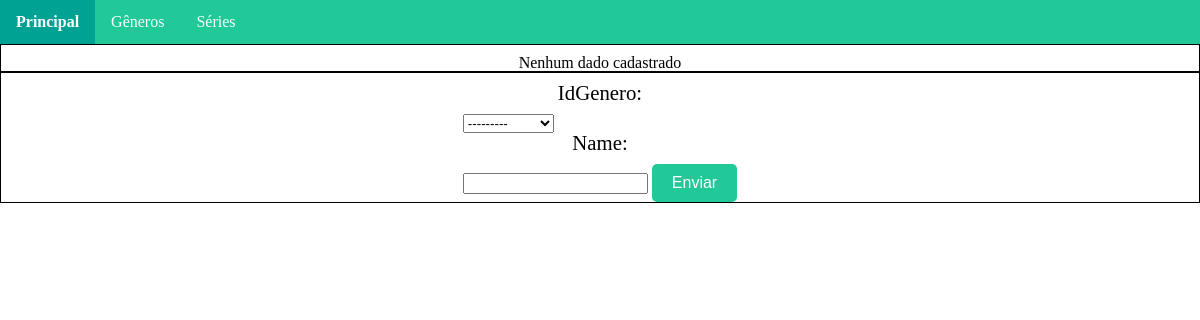
The page /serie/ on the database as committed earlier.
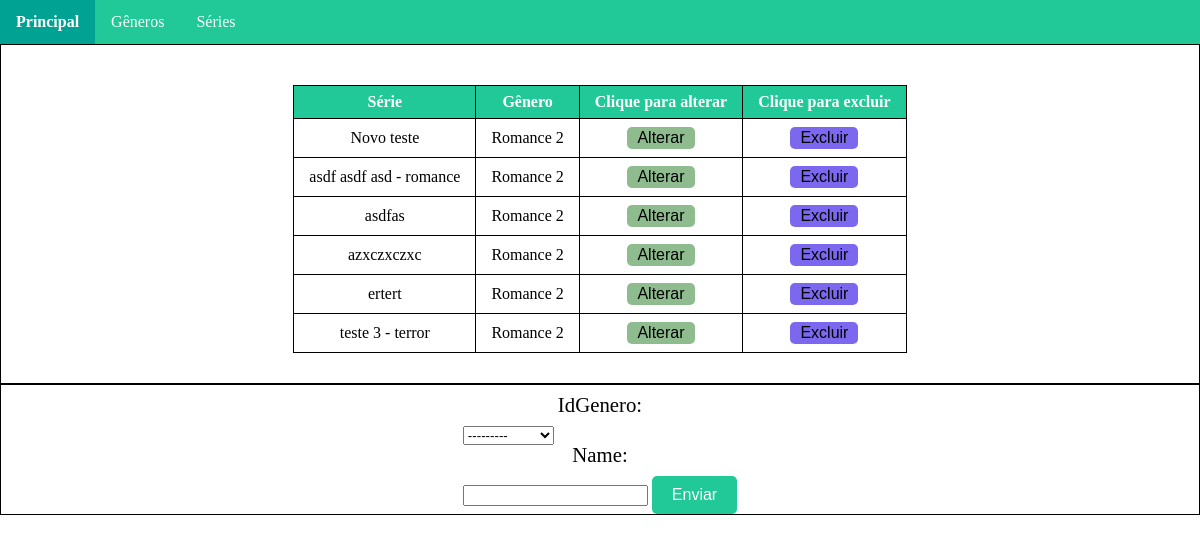
The same page on the database as committed later.
### serie/models.py (models this page shows, shortened)
class Serie(models.Model):
    idGenero = models.ForeignKey("genero.Genero", on_delete=models.PROTECT)
    name = models.CharField(max_length=100)

### genero/models.py (models this page shows)
class Genero(models.Model):
    descricao = models.CharField(max_length=100)
    def __str__(self):
        return self.descricao

### serie/views.py (the view, shortened to what this page needs)
# urls.py: path('',views.cadastro,name='cadastro'),
def cadastro(request):
    print("insert")
    print(request.method);
    form = forms.SerieForm()
    serie_list = models.Serie.objects.order_by('name')
    data_dict = {"serie_records": serie_list, 'form': form}
    return render(request, 'serie/serie.html', data_dict)

### serie/forms.py
class SerieForm(forms.ModelForm):
    class Meta:
        model = Serie
        fields = '__all__'

### templates/serie/serie.html (shortened to what this page needs)
<!DOCTYPE html>
{% load static %}
<html>
<head>
    <link href="{% static 'css/reset.css' %}" rel="stylesheet" type="text/css">
    <link href="{% static 'css/menu.css' %}" rel="stylesheet" type="text/css">
    <link href="{% static 'css/genero.css' %}" rel="stylesheet" type="text/css">
</head>
<body>
{% include "../menu.html" %}
<main>
    <div class="conteiner-center">
        <span>
            {% if serie_records %}
        <table>
            <thead>
            <tr>
                <th>Série</th>
                <th>Gênero</th>
                <th>Clique para alterar</th>
                <th>Clique para excluir</th>
            </tr>
            </thead>
            <tbody>
            {% for serie in serie_records %}
            <tr>
                <td>{{serie.name}}</td>
                <td>{{serie.idGenero}}</td>
                <td><button class="list-button editar-button" onclick="updateItem({{serie.id}})">Alterar</button></td>
                <td><button class="list-button apagar-button" onclick="deleteItem({{serie.id}})">Excluir</button></td>
            </tr>
           {% endfor %}
            </tbody>
        </table>
            {% else %}
               <p>Nenhum dado cadastrado</p>
            {% endif %}
        </span>
    </div>
    <div class="conteiner-center">
        <form onsubmit="/serie" id="form-serie" method="post">
            {{form}}
            <input type="submit" id="submit-button" value="Enviar" class="enviar-button">
        </form>
    </div>
</main>
</body>
</html>

### templates/menu.html
<!DOCTYPE html>
        <header>
            <nav>
                <ul>
                    <li><a href= "/principal">Principal</a> </li>
                    <li><a href= "/genero">Gêneros</a> </li>
                    <li><a href= "/serie">Séries</a></li>
                </ul>
            </nav>
        </header>
</html>

### static/css/menu.css (style rules this page uses)
ul { list-style-type: none; margin: 0; padding: 0; overflow: hidden; background-color: #20c997; }
li { float: left; }
li a { display: block; color: white; text-align: center; padding: 14px 16px; text-decoration: none; }

### static/css/genero.css (style rules this page uses)
table { margin: 30px auto; text-align: center; }
thead { background: #20c997; color: white; font-weight: bold; }
td, th { border: 1px solid; border-color: black; padding: 8px 15px; }
form label { display: block; text-align: center; font-size: 1.3em; padding-bottom: 0.5em; }
.enviar-button { background: #20c997; color: white; border: none; border-radius: 5px; padding: 10px 20px; font-size: 1em; }
.list-button { border: none; border-radius: 5px; padding: 2px 10px; font-size: 1em; }
.apagar-button { background: mediumslateblue; }
.editar-button { background: darkseagreen; }
.conteiner-center { display: flex; justify-content: center; align-items: stretch; padding-top: 10px; border: solid; border-width: 1px; }

Rows that differ between the two databases and show on the page:
added Serie: name "Novo teste", idGenero "Romance 2"
added Serie: name "asdf asdf asd - romance", idGenero "Romance 2"
added Serie: name "asdfas", idGenero "Romance 2"
added Serie: name "azxczxczxc", idGenero "Romance 2"
added Serie: name "ertert", idGenero "Romance 2"
added Serie: name "teste 3 - terror", idGenero "Romance 2"
Other text that changed with them:
text no longer shown: "Nenhum dado cadastrado"
text now shown: "Série Gênero Clique para alterar Clique para excluir"
